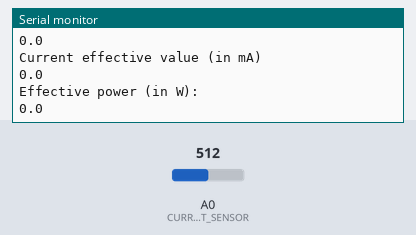
Bench run of a sketch on a simulated Arduino Uno, built with avr-gcc and run on an emulated ATmega328P. Shown: the last lines printed to the serial monitor. Inputs (shaded band) come from the test bench; at power-on: A0 (CURRENT_SENSOR) = 512.

Above: at 1.2 s.
1.3 s: A0 (CURRENT_SENSOR) set to 549
At 1.46 s:
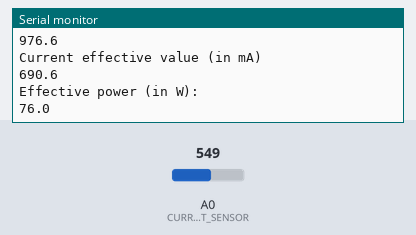
2.8 s: A0 (CURRENT_SENSOR) set to 561
At 2.85 s:
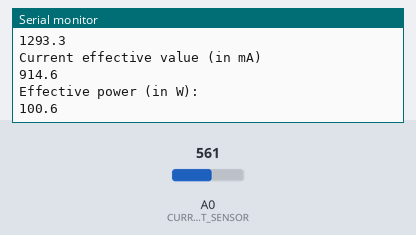
Timing chart, 0 to 5.8 s (numbered marks = the images above; inputs shaded):
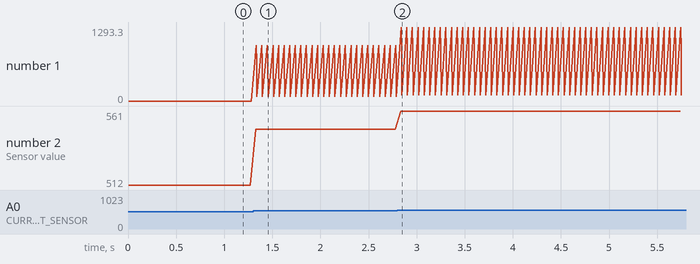

The sketch:

EX7-1.ino
```cpp
#define CURRENT_SENSOR A0

// Define measurement variables
float amplitude_current;
float effective_value;
float effective_voltage = 110; // Set voltage to 230V (Europe) or 110V (US)
float effective_power;
float zero_sensor;

void setup(void)
{
  Serial.begin(115200);

  // Calibrate sensor with null current
  zero_sensor = readCurrent();
  Serial.print("Zero point sensor: ");
  Serial.println(zero_sensor);
  Serial.println("");
}

void loop(void)
{
  // Perform power measurement
  float sensor_value = readCurrent();  //呼叫自定義的感測器讀取函式
  Serial.print("Sensor value: ");
  Serial.println(sensor_value);

  //轉換為電流
  amplitude_current = (float)(sensor_value - zero_sensor) / 1024 * 5 / 185 * 1000000;
  effective_value = amplitude_current / 1.414;

  //顯示計算後資料
  Serial.println("Current amplitude (in mA): ");
  Serial.println(amplitude_current, 1);
  Serial.println("Current effective value (in mA)");
  Serial.println(effective_value, 1);
  Serial.println("Effective power (in W): ");
  Serial.println(abs(effective_value * effective_voltage / 1000), 1);

  delay(50);
}

//讀取感測器數值
float readCurrent()
{
  int sensorValue;
  float avg = 0;
  int nb_measurements = 20;
  for (int i = 0; i < nb_measurements; i++) {
    sensorValue = analogRead(CURRENT_SENSOR);
    avg = avg + float(sensorValue);
  }
  avg = avg / float(nb_measurements);
  return avg;
}
```

Measured:
- after the input at 1.3 s, the serial monitor: prints a new line at once (image 1)
- after the input at 2.8 s, the serial monitor: prints a new line at once (image 2)
- plotted number 1: 0 → 76 after the input at 1.3 s, 76 → 100.6 after the input at 2.8 s
- plotted number 2: 512 → 549 after the input at 1.3 s, 549 → 561 after the input at 2.8 s
